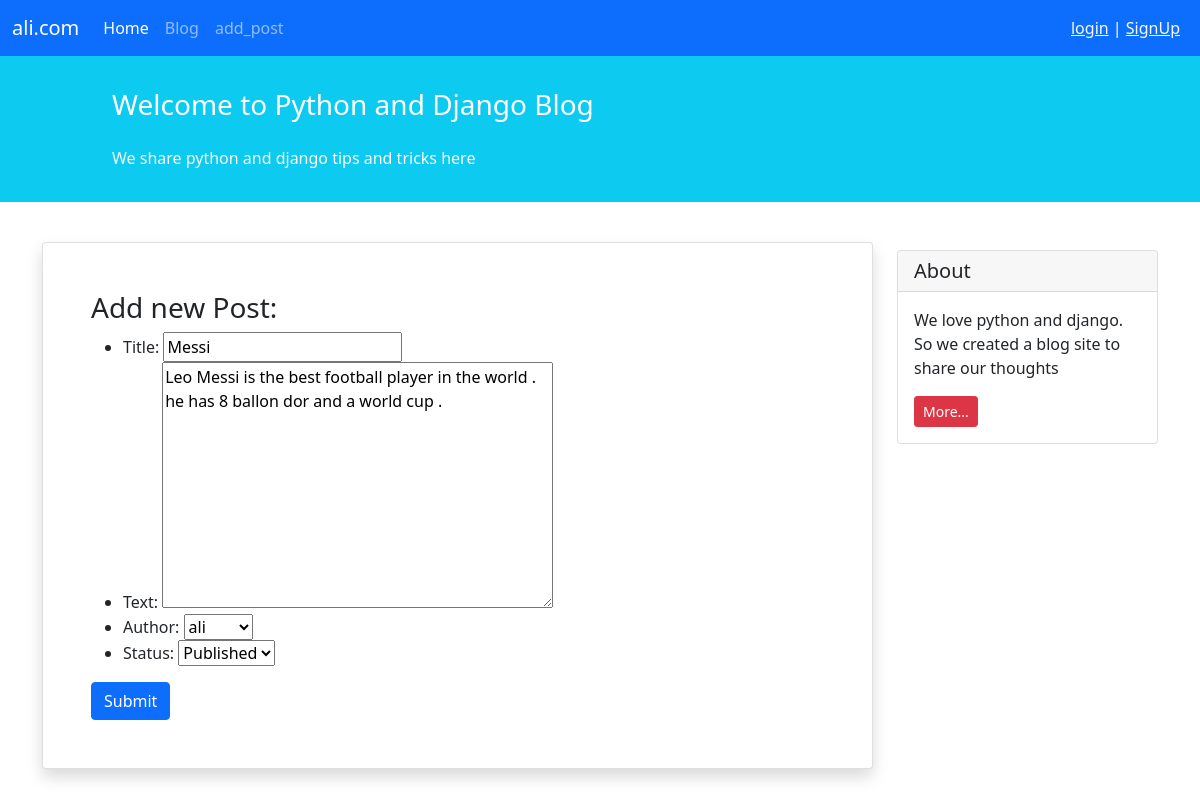
Screenshot of /blog/4/edit/ with the database file from the repository.
### blog/models.py (models this page shows, shortened)
class Blog(models.Model):
    STATUS_CHOICES = (
        ('pub', 'Published'),
        ('drf', 'Draft'),
    )
    title = models.CharField(max_length=100)
    text = models.TextField()
    author = models.ForeignKey('auth.User', on_delete=models.CASCADE)
    datetime_created = models.DateTimeField(auto_now_add=True)
    datetime_modified = models.DateTimeField(auto_now=True)
    status = models.CharField(choices=STATUS_CHOICES, max_length=3)

### blog/views.py (the view)
# urls.py: path('<int:pk>/edit/', views.PostUpdateView.as_view(), name='edit_post'),
class PostUpdateView(generic.UpdateView):
    model = Blog
    form_class = PostForm
    template_name = 'blog/post_new_post.html'

### blog/forms.py
class PostForm(forms.ModelForm):
    class Meta:
        model = Blog
        fields = ['title', 'text', 'author', 'status']

### blog/templates/blog/post_new_post.html (shortened to what this page needs)
{% extends '_base.html' %}
{% block content %}
    <div class="container mt-4">
        <div class="row">
            <div class="col-9">
                <div class="card shadow my-3 p-5">
                    <h3>Add new Post:</h3>
                    <form method="POST">
                        <ul>
                            {{ form.as_ul }}
                        </ul>
                        <button type="submit" class="btn btn-primary">Submit</button>
                    </form>
                </div>
            </div>
            <div class="col-3">
                <div class="card my-4">
                    <h5 class="card-header">About</h5>
                    <div class="card-body">
                        <p class="card-text">We love python and django. So we created a blog site to share our
                            thoughts</p>
                        <a href="#"
                           class="btn btn-sm btn-danger">
                            More...
                        </a>
                    </div>
                </div>
            </div>
        </div>
    </div>
{% endblock content %}

### rows the page displays
Blog: title "Messi", text "Leo Messi is the best football player in the world . he has 8 ballon dor and a world cup .", author "ali", status "Published"
